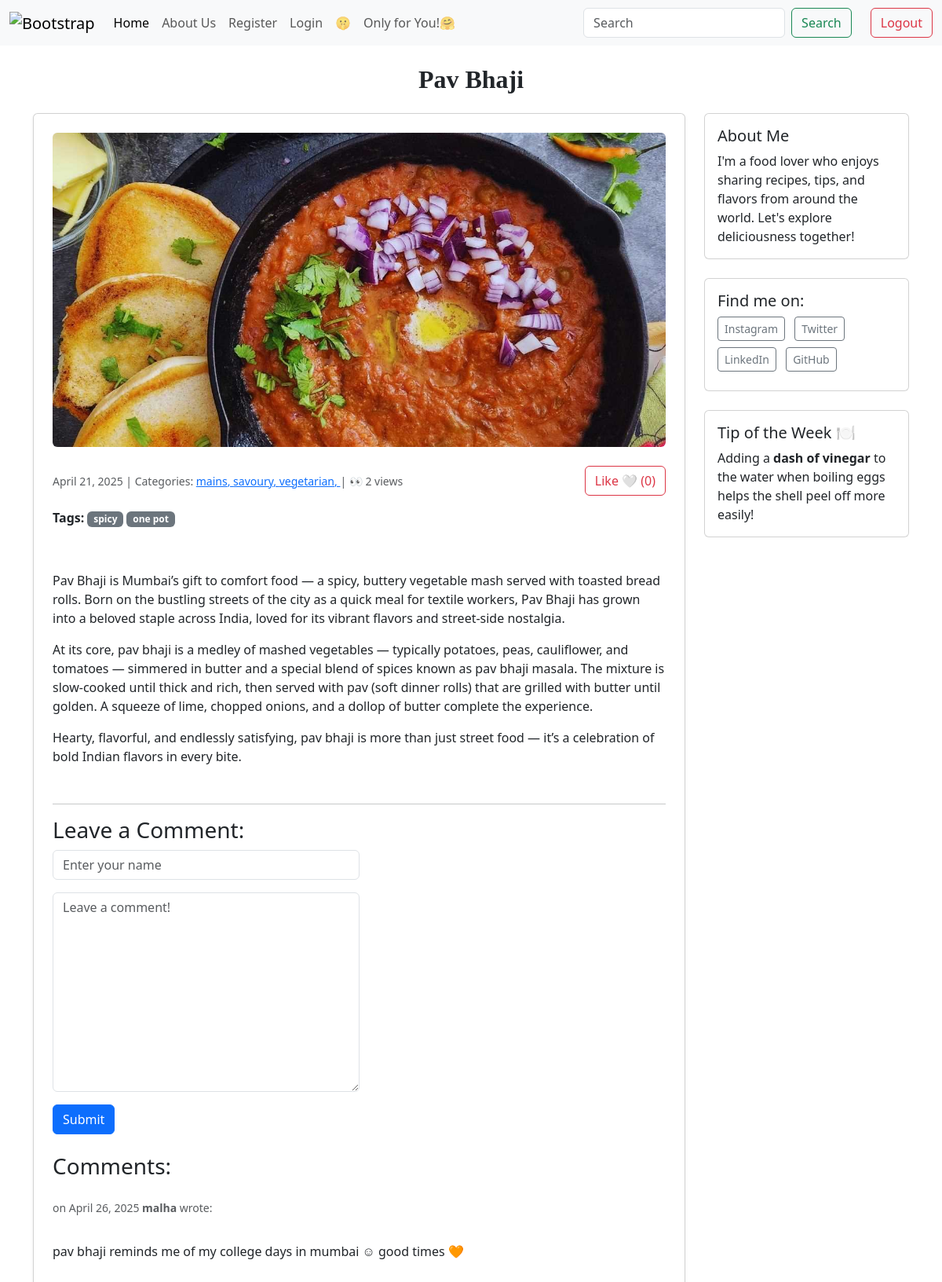
The page /post/13/ on the database its author committed.
### blogapp/models.py (models this page shows, shortened)
class Post(models.Model):
    title = models.CharField(max_length=255)
    body = models.TextField(default='nada')
    created_on = models.DateTimeField(auto_now_add=True)
    last_modified = models.DateTimeField(auto_now=True)
    categories = models.ManyToManyField("Category", related_name="posts")
    image = models.ImageField(upload_to='post_images/', blank=True, null=True)
    likes = models.ManyToManyField(User, related_name='post_likes', blank=True) #The related_name='post_likes' is crucial for reverse lookup. i.e. user.post_likes.all()
    tags = models.ManyToManyField('Tag', blank=True, related_name='posts')
    def total_likes(self):
        return self.likes.count()
    @property
    def total_views(self):
        return self.postview_set.count() #postview_set is Django’s default reverse relation

class Category(models.Model):
    name = models.CharField(max_length=30)
    class Meta:
        verbose_name_plural = 'Categories'

class Tag(models.Model):
    name = models.CharField(max_length=20)

class Comment(models.Model):
    author = models.CharField(max_length=20)
    body = models.TextField()
    created_on = models.DateTimeField(auto_now_add=True)
    post = models.ForeignKey("Post", on_delete=models.CASCADE)

### blogapp/views.py (the view, shortened to what this page needs)
# urls.py: path("post/<int:pk>/", views.blog_detail, name="blog_detail"),
def blog_detail(request, pk):
    post = Post.objects.get(pk=pk)
    form = CommentForm()
    if request.user.is_authenticated:
        PostView.objects.create(user=request.user, post=post)
    comments = Comment.objects.filter(post=post)
    context = {
        "post": post,
        "comments": comments,
        "form": CommentForm(),
    }
    return render(request, "blogapp/detail.html", context)

### blogapp/forms.py
class CommentForm(forms.Form):
    author = forms.CharField(
        max_length=35,
        widget = forms.TextInput(
            attrs={"class": "form-control", "placeholder": "Enter your name"}
        ),
    )
    body = forms.CharField(
        widget=forms.Textarea(
            attrs={'class':'form-control', "placeholder":"Leave a comment!"}
        ),
    )

### blogapp/templates/blogapp/detail.html (shortened to what this page needs)
{% extends "blogapp/index.html" %}
{% load widget_tweaks %}
    {% block page_title %}
    <div class="text-center my-4">
     <h2 style="font-family: 'Javanese Text', serif; font-weight: bold;"> {{post.title }} </h2>
    </div>
    {% endblock page_title %}
    {% block page_content %}
    <div class="container mt-4">
        <div class="row">
            <div class="col-md-9">
                <div class="card p-4 shadow-sm">
                    <img src="{{ post.image.url }}" class="card-img-top mb-4 rounded" alt="{{post.title}}" style="max-height: 400px; object-fit: cover;">
                    <div class="d-flex align-items-center justify-content-between mb-3">
                        <small class="text-muted">
                            {{ post.created_on.date}} | Categories:
                            {% for category in post.categories.all %}
                                <a href="{% url 'blog_category' category.name %}">
                                    {{ category.name }},
                                </a>
                            {% endfor %}
                            | 👀 {{post.total_views}} views
                        </small>
                        <form action="{% url 'like_post' post.pk %}" method="POST">
                            {% if user in post.likes.all %}
                                <button type="submit" class="btn btn-danger">Unlike ❤️ ({{ post.total_likes }})</button>
                            {% else %}
                                <button type="submit" class="btn btn-outline-danger">Like 🤍 ({{ post.total_likes }})</button>
                            {% endif %}
                        </form>
                    </div>
                    <p><strong>Tags:</strong>
                        {% for tag in post.tags.all %}
                            <span class="badge bg-secondary">{{ tag.name }}</span>
                        {% empty %}
                            No tags.
                        {% endfor %}
                    </p>
                    <p class="mb-4 mt-3"> {{ post.body | linebreaks }}</p>
                    <hr>
                    <h3> Leave a Comment:</h3>
                    <form method="post" class="mb-4">
                        <div class='mb-3 w-50'>
                            {{form.author|add_class:"form_control"}}
                        </div>
                        <div class='mb-3 w-50'>
                            {{form.body|add_class:"form_control"}}
                        </div>
                        <button type="submit" class="btn btn-primary">Submit</button>
                    </form>
                    <h3>Comments: </h3>
                    {% for comment in comments %}
                    <p class="mt-3">
                        <small class="text-muted">
                        on {{comment.created_on.date}} <b> {{comment.author}}</b> wrote:
                        </small>
                    </p>
                    <p>
                        {{comment.body | linebreaks}}
                    </p>
                    {% endfor %}
                </div>
            </div>
             <div class="col-md-3">
                {% include "partials/sidebar.html" %}
             </div>
        </div>
    </div>
    {% endblock page_content %}

### rows shown on the page
Post: title "Pav Bhaji", image (picture), created_on "April 21, 2025", total_views "2", total_likes "0", body "Pav Bhaji is Mumbai’s gift to comfort food — a spicy, buttery vegetable mash served with toasted bread rolls. Born on the bustling streets of the city as a quick meal for textile workers, Pav Bhaji has grown into a beloved staple across India, loved for its vibrant flavors and street-side nostalgia. At its core, pav bhaji is a medley of mashed vegetables — typically potatoes, peas, cauliflower, and tomatoes — simmered in butter and a special blend of spices known as pav bhaji masala. The mixture is slow-cooked until thick and rich, then served with pav (soft dinner rolls) that are grilled with butter until golden. A squeeze of lime, chopped onions, and a dollop of butter complete the…"
Category: name "mains"
Category: name "savoury"
Category: name "vegetarian"
Tag: name "spicy"
Tag: name "one pot"
Comment: created_on "April 26, 2025", author "malha", body "pav bhaji reminds me of my college days in mumbai ☺ good times 🧡"
